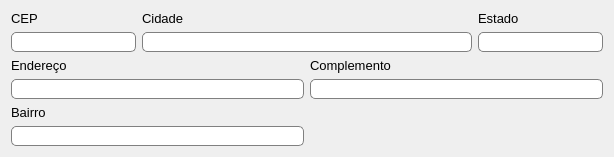
        <widget class="QWidget" name="tab_endereco">
         <attribute name="title">
          <string>Endereço</string>
         </attribute>
         <layout class="QGridLayout" name="grl_tab_endereco">
          <item row="0" column="0">
           <widget class="QLabel" name="lbl_cep">
            <property name="font">
             <font>
              <pointsize>10</pointsize>
             </font>
            </property>
            <property name="text">
             <string>CEP</string>
            </property>
           </widget>
          </item>
          <item row="0" column="1" colspan="2">
           <widget class="QLabel" name="lbl_cidade">
            <property name="font">
             <font>
              <pointsize>10</pointsize>
             </font>
            </property>
            <property name="text">
             <string>Cidade</string>
            </property>
           </widget>
          </item>
          <item row="0" column="3">
           <widget class="QLabel" name="lbl_estado">
            <property name="font">
             <font>
              <pointsize>10</pointsize>
             </font>
            </property>
            <property name="text">
             <string>Estado</string>
            </property>
           </widget>
          </item>
          <item row="1" column="0">
           <widget class="QLineEdit" name="txt_cep">
            <property name="minimumSize">
             <size>
              <width>100</width>
              <height>20</height>
             </size>
            </property>
            <property name="maximumSize">
             <size>
              <width>181</width>
              <height>16777215</height>
             </size>
            </property>
            <property name="font">
             <font>
              <pointsize>10</pointsize>
             </font>
            </property>
            <property name="toolTip">
             <string>CEP</string>
            </property>
            <property name="whatsThis">
             <string>&lt;html&gt;&lt;head/&gt;&lt;body&gt;&lt;p&gt;Campo do número do CEP do endereço onde fica sediada a empresa&lt;/p&gt;&lt;/body&gt;&lt;/html&gt;</string>
            </property>
            <property name="styleSheet">
             <string notr="true">QLineEdit#txt_cep{
	background-color: #fff;
	border: 1px solid gray;
	border-radius: 5px;
}
QLineEdit#txt_cep:focus{
	border: 2px solid rgba(81, 203, 238, 1);
}
QLineEdit#txt_cep:disabled {
	background-color:  #dcdcdc;
	color: #6a6767;
	border: 1px solid gray;
}</string>
            </property>
            <property name="maxLength">
             <number>9</number>
            </property>
           </widget>
          </item>
          <item row="1" column="1" colspan="2">
           <widget class="QLineEdit" name="txt_cidade">
            <property name="minimumSize">
             <size>
              <width>330</width>
              <height>20</height>
             </size>
            </property>
            <property name="font">
             <font>
              <pointsize>10</pointsize>
             </font>
            </property>
            <property name="toolTip">
             <string>Cidade</string>
            </property>
            <property name="whatsThis">
             <string>&lt;html&gt;&lt;head/&gt;&lt;body&gt;&lt;p&gt;Campo do nome da cidade onde fica sediada a empresa&lt;/p&gt;&lt;/body&gt;&lt;/html&gt;</string>
            </property>
            <property name="styleSheet">
             <string notr="true">QLineEdit#txt_cidade{
	background-color: #fff;
	border: 1px solid gray;
	border-radius: 5px;
}
QLineEdit#txt_cidade:focus{
	border: 2px solid rgba(81, 203, 238, 1);
}
QLineEdit#txt_cidade:disabled {
	background-color:  #dcdcdc;
	color: #6a6767;
	border: 1px solid gray;
}</string>
            </property>
            <property name="maxLength">
             <number>100</number>
            </property>
            <property name="readOnly">
             <bool>true</bool>
            </property>
           </widget>
          </item>
          <item row="1" column="3">
           <widget class="QLineEdit" name="txt_estado">
            <property name="minimumSize">
             <size>
              <width>51</width>
              <height>20</height>
             </size>
            </property>
            <property name="maximumSize">
             <size>
              <width>150</width>
              <height>16777215</height>
             </size>
            </property>
            <property name="font">
             <font>
              <pointsize>10</pointsize>
             </font>
            </property>
            <property name="toolTip">
             <string>Estado</string>
            </property>
            <property name="whatsThis">
             <string>&lt;html&gt;&lt;head/&gt;&lt;body&gt;&lt;p&gt;Campo do nome do estado onde fica seidada a empresa&lt;/p&gt;&lt;/body&gt;&lt;/html&gt;</string>
            </property>
            <property name="styleSheet">
             <string notr="true">QLineEdit#txt_estado{
	background-color: #fff;
	border: 1px solid gray;
	border-radius: 5px;
}
QLineEdit#txt_estado:focus{
	border: 2px solid rgba(81, 203, 238, 1);
}
QLineEdit#txt_estado:disabled {
	background-color:  #dcdcdc;
	color: #6a6767;
	border: 1px solid gray;
}</string>
            </property>
            <property name="maxLength">
             <number>50</number>
            </property>
            <property name="readOnly">
             <bool>true</bool>
            </property>
           </widget>
          </item>
          <item row="2" column="0">
           <widget class="QLabel" name="lbl_endereco">
            <property name="font">
             <font>
              <pointsize>10</pointsize>
             </font>
            </property>
            <property name="text">
             <string>Endereço</string>
            </property>
           </widget>
          </item>
          <item row="2" column="2">
           <widget class="QLabel" name="lbl_complemento">
            <property name="font">
             <font>
              <pointsize>10</pointsize>
             </font>
            </property>
            <property name="text">
             <string>Complemento</string>
            </property>
           </widget>
          </item>
          <item row="3" column="0" colspan="2">
           <widget class="QLineEdit" name="txt_endereco">
            <property name="minimumSize">
             <size>
              <width>251</width>
              <height>20</height>
             </size>
            </property>
            <property name="font">
             <font>
              <pointsize>10</pointsize>
             </font>
            </property>
            <property name="toolTip">
             <string>Endereço</string>
            </property>
            <property name="whatsThis">
             <string>&lt;html&gt;&lt;head/&gt;&lt;body&gt;&lt;p&gt;Campo do endereço da empresa&lt;/p&gt;&lt;/body&gt;&lt;/html&gt;</string>
            </property>
            <property name="styleSheet">
             <string notr="true">QLineEdit#txt_endereco{
	background-color: #fff;
	border: 1px solid gray;
	border-radius: 5px;
}
QLineEdit#txt_endereco:focus{
	border: 2px solid rgba(81, 203, 238, 1);
}
QLineEdit#ttxt_endereco:disabled {
	background-color:  #dcdcdc;
	color: #6a6767;
	border: 1px solid gray;
}</string>
            </property>
            <property name="maxLength">
             <number>100</number>
            </property>
           </widget>
          </item>
          <item row="3" column="2" colspan="2">
           <widget class="QLineEdit" name="txt_complemento">
            <property name="minimumSize">
             <size>
              <width>251</width>
              <height>20</height>
             </size>
            </property>
            <property name="font">
             <font>
              <pointsize>10</pointsize>
             </font>
            </property>
            <property name="toolTip">
             <string>Complemento</string>
            </property>
            <property name="whatsThis">
             <string>&lt;html&gt;&lt;head/&gt;&lt;body&gt;&lt;p&gt;Campo do complemento do endereço da empresa&lt;/p&gt;&lt;/body&gt;&lt;/html&gt;</string>
            </property>
            <property name="styleSheet">
             <string notr="true">QLineEdit#txt_complemento{
	background-color: #fff;
	border: 1px solid gray;
	border-radius: 5px;
}
QLineEdit#txt_complemento:focus{
	border: 2px solid rgba(81, 203, 238, 1);
}
QLineEdit#txt_complemento:disabled {
	background-color:  #dcdcdc;
	color: #6a6767;
	border: 1px solid gray;
}</string>
            </property>
            <property name="maxLength">
             <number>80</number>
            </property>
           </widget>
          </item>
          <item row="4" column="0">
           <widget class="QLabel" name="lbl_bairro">
            <property name="font">
             <font>
              <pointsize>10</pointsize>
             </font>
            </property>
            <property name="text">
             <string>Bairro</string>
            </property>
           </widget>
          </item>
          <item row="5" column="0" colspan="2">
           <widget class="QLineEdit" name="txt_bairro">
            <property name="minimumSize">
             <size>
              <width>251</width>
              <height>20</height>
             </size>
            </property>
            <property name="font">
             <font>
              <pointsize>10</pointsize>
             </font>
            </property>
            <property name="toolTip">
             <string>Bairro</string>
            </property>
            <property name="whatsThis">
             <string>&lt;html&gt;&lt;head/&gt;&lt;body&gt;&lt;p&gt;Campo do nome do bairro do endereço da empresa&lt;/p&gt;&lt;/body&gt;&lt;/html&gt;</string>
            </property>
            <property name="styleSheet">
             <string notr="true">QLineEdit#txt_bairro{
	background-color: #fff;
	border: 1px solid gray;
	border-radius: 5px;
}
QLineEdit#txt_bairro:focus{
	border: 2px solid rgba(81, 203, 238, 1);
}
QLineEdit#txt_bairro:disabled {
	background-color:  #dcdcdc;
	color: #6a6767;
	border: 1px solid gray;
}</string>
            </property>
            <property name="maxLength">
             <number>70</number>
            </property>
           </widget>
          </item>
         </layout>
        </widget>
